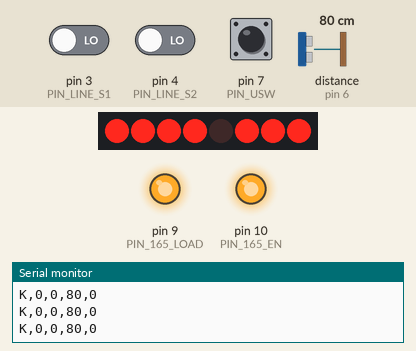
Recording of a sketch running on a simulated Arduino Uno, built with avr-gcc and run on an emulated ATmega328P. Shown: 8 shift-register outputs drawn as a row of LEDs (first output left, lit = HIGH), output pins drawn as LEDs (lit = HIGH), the last lines printed to the serial monitor. Wiring (inferred from the names in the program): ultrasonic range finder: trigger pin 5; echo pin 6; shift register (74HC595): latch pin 8. Wiring (inferred from the signals the program sends): row of LEDs: on Q0, Q1, Q2, Q3, Q4, Q5, Q6, Q7. The inputs (shaded band) are chosen by the test bench; at power-on: pin 3 (PIN_LINE_S1) LOW, pin 4 (PIN_LINE_S2) LOW, pin 7 (PIN_USW) HIGH, distance to the obstacle (sensor on pin 6) 80 cm. The echo pulse lasts 58.3 µs per cm; pins used as bus, display or sensor lines are not drawn.

Above: at 1.11 s.
1.3 s: pin 3 (PIN_LINE_S1) driven HIGH
At 1.43 s:
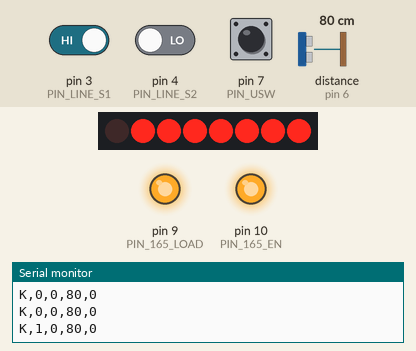
3.0 s: pin 4 (PIN_LINE_S2) driven HIGH
At 3.12 s:
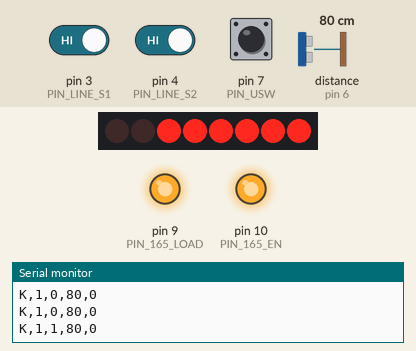
4.8 s: pin 7 (PIN_USW) pulled LOW for 0.15 s
At 4.91 s:
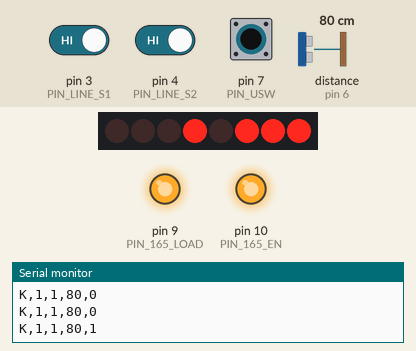
6.4 s: pin 3 (PIN_LINE_S1) driven LOW
At 6.5 s:
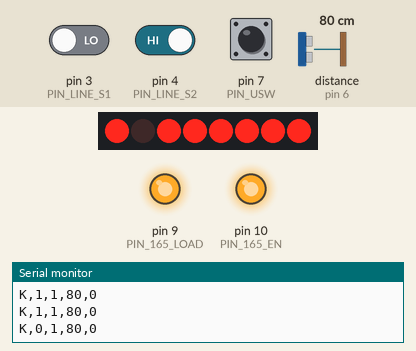
8.2 s: pin 7 (PIN_USW) pulled LOW for 1 s
At 8.29 s:
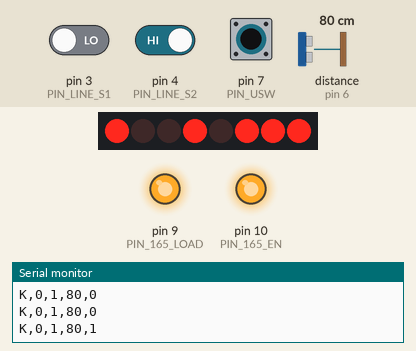
10.7 s: pin 4 (PIN_LINE_S2) driven LOW
At 10.93 s:
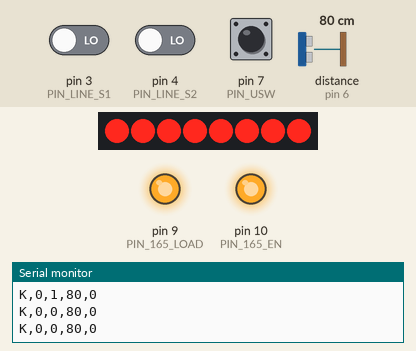
Timing chart, 0 to 14.0 s (numbered marks = the images above; inputs shaded):
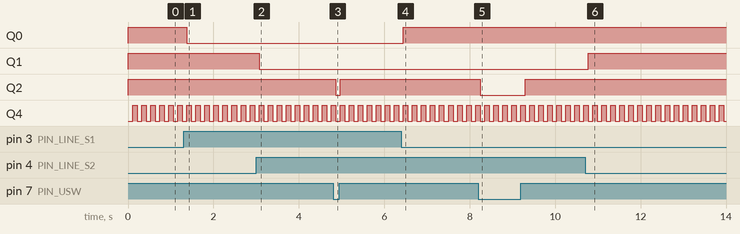

The sketch:

Ardu8_Kirus_Sender.ino
```cpp
/*
  Ardu8 — Arduino читает датчики Kirus и передаёт их в ESP32 по UART.
  Пара к скетчу для ESP32: Ardu8_esp_Kirus_Receiver.

  Подключение датчиков — как в Ardu8_Kirus_All:
    Kirus-Line        X4 (S1) → D3,   X2 (S2) → D4
    Kirus-Ultrasonic  X2 (TRIG) → D5, X4 (ECHO) → D6
    Kirus-uSW                   → D7

  Переключатели:
    - DIP2 = ON  (Arduino TX → ESP32 RX, IO22)
    - DIP1 = OFF (обратный канал не нужен, и прошивка Arduino не мешает)
    - DIP4 = OFF, DIP3 — как угодно, DIP5 = ON

  Плата "Arduino Uno", верхний USB-C.
  Те же строки видны и в мониторе порта Arduino (115200).

  Формат строки (10 раз в секунду):
    K,<S1>,<S2>,<расстояние_см>,<uSW>\n
    S1/S2: 1 = чёрное; расстояние 0 = нет эха; uSW: 1 = нажат.
    Пример: K,0,1,37,0
*/

#include <SPI.h>

const uint8_t PIN_LINE_S1 = 3;
const uint8_t PIN_LINE_S2 = 4;
const uint8_t PIN_TRIG    = 5;
const uint8_t PIN_ECHO    = 6;
const uint8_t PIN_USW     = 7;

// ---------- Светодиоды Ardu8 ----------
const uint8_t PIN_595_LATCH = 8;
const uint8_t PIN_165_LOAD  = 9;
const uint8_t PIN_165_EN    = 10;
const SPISettings spiCfg(1000000, MSBFIRST, SPI_MODE0);

const uint8_t LED1 = 0, LED2 = 1, LED3 = 2, LED4 = 3;
const uint8_t RGB_BLUE = 4, RGB_GREEN = 5, RGB_RED = 6;

uint8_t ledState = 0;

void ledsUpdate() {
  digitalWrite(PIN_165_EN, HIGH);
  SPI.beginTransaction(spiCfg);
  SPI.transfer((uint8_t)~ledState);
  SPI.endTransaction();
  digitalWrite(PIN_595_LATCH, HIGH);
  digitalWrite(PIN_595_LATCH, LOW);
}

void led(uint8_t bit, bool on) {
  if (on) ledState |= (1 << bit);
  else    ledState &= ~(1 << bit);
}

uint16_t distanceCm() {
  digitalWrite(PIN_TRIG, HIGH);
  delayMicroseconds(10);
  digitalWrite(PIN_TRIG, LOW);
  return pulseIn(PIN_ECHO, HIGH, 25000UL) / 58;
}

void setup() {
  pinMode(PIN_595_LATCH, OUTPUT);
  pinMode(PIN_165_LOAD, OUTPUT);
  pinMode(PIN_165_EN, OUTPUT);
  digitalWrite(PIN_595_LATCH, LOW);
  digitalWrite(PIN_165_LOAD, HIGH);
  digitalWrite(PIN_165_EN, HIGH);
  SPI.begin();
  ledsUpdate();

  pinMode(PIN_LINE_S1, INPUT);
  pinMode(PIN_LINE_S2, INPUT);
  pinMode(PIN_TRIG, OUTPUT);
  digitalWrite(PIN_TRIG, LOW);
  pinMode(PIN_ECHO, INPUT);
  pinMode(PIN_USW, INPUT);

  Serial.begin(115200);
}

bool blink = false;

void loop() {
  bool s1      = digitalRead(PIN_LINE_S1) == HIGH;
  bool s2      = digitalRead(PIN_LINE_S2) == HIGH;
  bool pressed = digitalRead(PIN_USW) == LOW;
  uint16_t cm  = distanceCm();

  Serial.print(F("K,"));
  Serial.print(s1);      Serial.print(',');
  Serial.print(s2);      Serial.print(',');
  Serial.print(cm);      Serial.print(',');
  Serial.println(pressed);   // println даёт \r\n — приёмник это учитывает

  led(LED1, s1);
  led(LED2, s2);
  led(LED3, pressed);
  blink = !blink;
  led(RGB_BLUE, blink);      // мигает синим — идёт передача
  ledsUpdate();

  delay(100);
}
```
